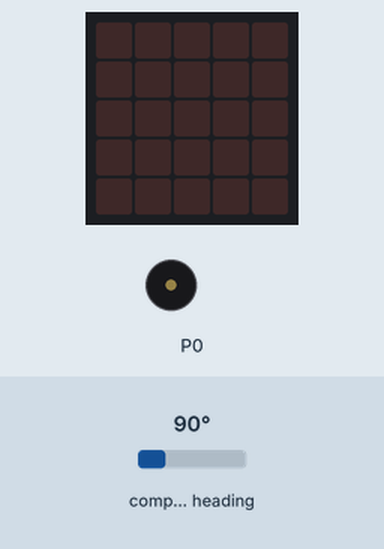
Bench run of a program on a simulated BBC micro:bit (MakeCode). Shown: the board's 5×5 LED display, buzzer (waves = sounding). The inputs (shaded band) are chosen by the test bench; at power-on: compass heading 90°. The compass is already calibrated.

Above: at 1.2 s.
1.3 s: compass heading set to 33°
2.8 s: compass heading set to 28°
At 3.4 s:
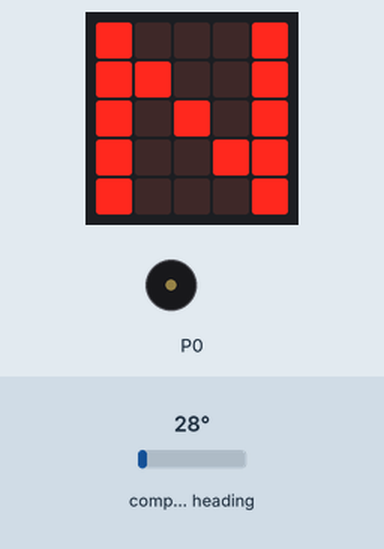
5.8 s: compass heading set to 90°
At 6.5 s:
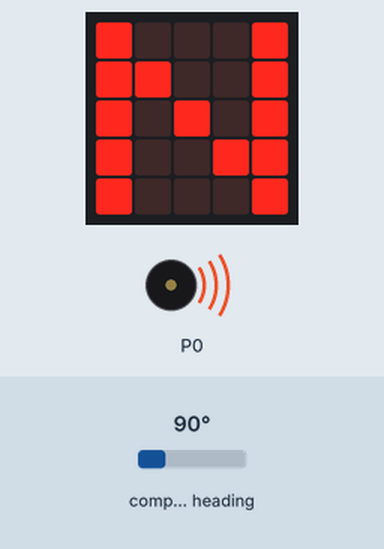
8.1 s: compass heading set to 7°
At 9.9 s:
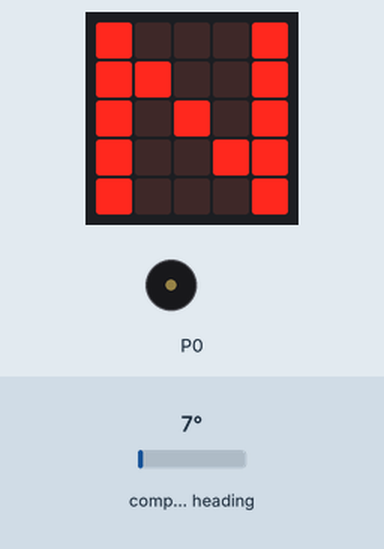
11.1 s: compass heading set to 180°
At 12.8 s:
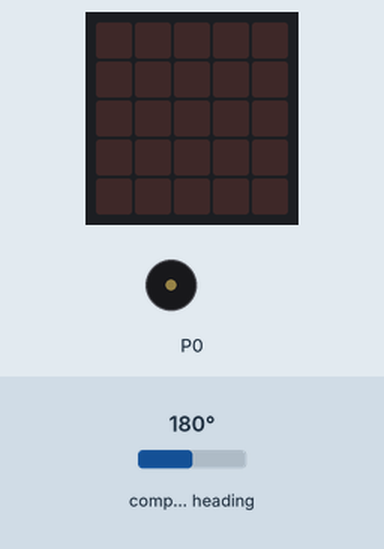
Timing chart, 0 to 14.3 s (numbered marks = the images above; inputs shaded):
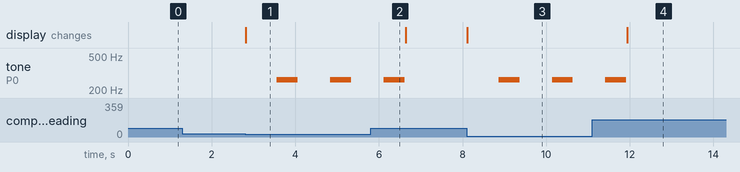

Measured:
- the behaviour switches between 31 and 30° on compass heading (found by bisection; images 0 and 1)
- after the input at 1.3 s, every drawn part: stays the same
- after the input at 2.8 s, tone on P0: alternates 262 Hz for 0.50 s and silent for 0.78 s, starting after 0.76 s; the display: changes at once (image 1)
- after the input at 5.8 s, tone on P0: goes on until 6.6 s, then stays silent
- after the input at 8.1 s, tone on P0: alternates 262 Hz for 0.50 s and silent for 0.78 s, starting after 0.76 s; the display: changes at once (image 3)
- after the input at 11.1 s, tone on P0: goes on until 11.9 s, then stays silent; the display: changes after 0.84 s (image 4)

The program:

main.ts
```typescript
let dir = 0
basic.forever(function () {
    dir = input.compassHeading()
    if (dir >= 330 || dir <= 30) {
        basic.showString("N")
        music.playTone(262, music.beat(BeatFraction.Whole))
    } else {
        basic.clearScreen()
    }
})
```

test.ts
```typescript
// aquí va el archivo "tests"; esto no se compilará cuando este paquete se utilice como una extensión.
```
